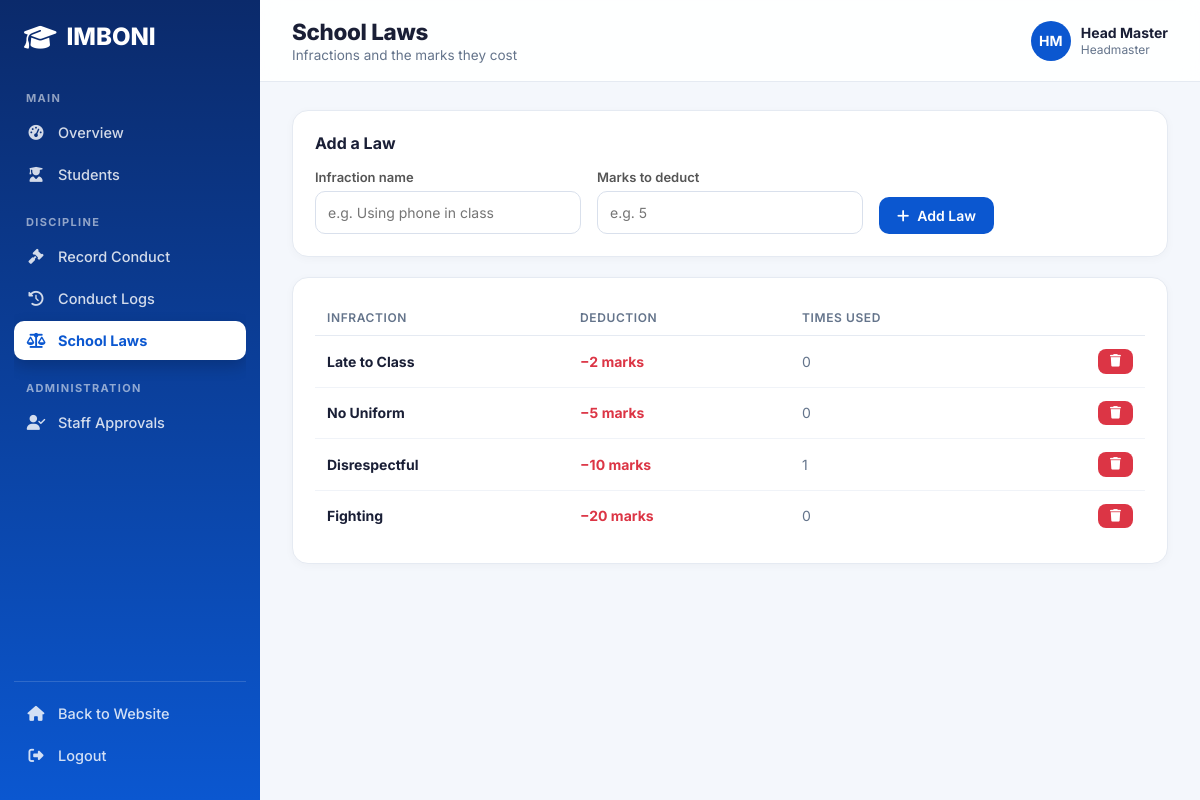
The app's page /laws.php (signed in) with its own data.
### tables this page shows
CREATE TABLE `laws` (
  `id` int(11) NOT NULL,
  `name` varchar(150) NOT NULL,
  `reduction_marks` int(11) NOT NULL,
  `created_at` timestamp NOT NULL DEFAULT current_timestamp()
);

### laws.php (the view, shortened to what this page needs)
<?php
require_once __DIR__ . '/partials/header.php';
$laws = $conn->query(
    "SELECT l.id, l.name, l.reduction_marks, COUNT(cl.id) AS used
     FROM laws l LEFT JOIN conduct_logs cl ON cl.law_id = l.id
     GROUP BY l.id, l.name, l.reduction_marks
     ORDER BY l.reduction_marks ASC, l.name ASC"
);
?>
<?php if ($isHead): ?>
<section class="card" style="margin-bottom:20px">
    <div class="card-head"><h2>Add a Law</h2></div>
    <form id="law-form" class="form-grid">
        <div class="form-group"><label>Infraction name</label><input type="text" name="name" required placeholder="e.g. Using phone in class"></div>
        <div class="form-group"><label>Marks to deduct</label><input type="number" name="marks" required min="1" placeholder="e.g. 5"></div>
        <div class="form-group"><button type="submit" class="btn"><i class="fa-solid fa-plus"></i> Add Law</button></div>
    </form>
</section>
<?php endif; ?>
<section class="card">
    <div class="table-wrap">
        <table>
            <thead><tr><th>Infraction</th><th>Deduction</th><th>Times used</th><?php if ($isHead): ?><th></th><?php endif; ?></tr></thead>
            <tbody>
            <?php if ($laws && $laws->num_rows): while ($l = $laws->fetch_assoc()): ?>
                <tr>
                    <td><strong><?= htmlspecialchars($l['name']) ?></strong></td>
                    <td class="neg">−<?= (int)$l['reduction_marks'] ?> marks</td>
                    <td class="muted"><?= (int)$l['used'] ?></td>
                    <?php if ($isHead): ?>
                        <td style="text-align:right"><button class="btn sm danger" onclick='deleteLaw(<?= (int)$l['id'] ?>, <?= json_encode($l['name'], JSON_HEX_APOS | JSON_HEX_QUOT) ?>, <?= (int)$l['used'] ?>)'><i class="fa-solid fa-trash"></i></button></td>
                    <?php endif; ?>
                </tr>
            <?php endwhile; else: ?>
                <tr><td colspan="4" class="empty">No laws defined yet.</td></tr>
            <?php endif; ?>
            </tbody>
        </table>
    </div>
</section>
<?php require __DIR__ . '/partials/footer.php'; ?>

### assets/dashboard.css (style rules this page uses)
:root { --primary-blue: #0b57d0; --blue-600: #1a73e8; --dark-blue: #1a1f36; --text-gray: #555; --muted: #64748b; --line: #e5eaf2; --bg: #f4f7fc; --white: #fff; --green: #10b981; --amber: #f59e0b; --red: #dc3545; --sidebar-w: 260px; --font-main: 'Inter', sans-serif; }
* { margin: 0; padding: 0; box-sizing: border-box; }
body.app { font-family: var(--font-main); background: var(--bg); color: var(--dark-blue); min-height: 100vh; }
.card { background: #fff; border: 1px solid var(--line); border-radius: 16px; padding: 22px; box-shadow: 0 2px 10px rgba(16,24,40,.03); }
.card-head { display: flex; align-items: center; justify-content: space-between; gap: 10px; margin-bottom: 16px; flex-wrap: wrap; }
.card-head h2 { font-size: 1rem; font-weight: 700; }
.btn { display: inline-flex; align-items: center; gap: 8px; padding: 10px 18px; border-radius: 10px; border: none; background: var(--primary-blue); color: #fff; font-weight: 600; font-size: 14px; cursor: pointer; font-family: inherit; transition: transform .15s, background .2s; }
.btn.danger { background: var(--red); }
.btn.sm { padding: 6px 12px; font-size: 12.5px; border-radius: 8px; }
.table-wrap { overflow-x: auto; }
table { width: 100%; border-collapse: collapse; }
th { text-align: left; font-size: 12px; text-transform: uppercase; letter-spacing: .05em; color: var(--muted); font-weight: 600; padding: 10px 12px; border-bottom: 1px solid var(--line); white-space: nowrap; }
td { padding: 13px 12px; border-bottom: 1px solid #f0f3f8; font-size: 14px; vertical-align: middle; }
tr:last-child td { border-bottom: none; }
.muted { color: var(--muted); }
.neg { color: var(--red); font-weight: 700; }
.form-grid { display: grid; grid-template-columns: repeat(auto-fit, minmax(220px, 1fr)); gap: 16px; align-items: end; }
.form-group { margin-bottom: 0; }
.form-group label { display: block; margin-bottom: 6px; color: var(--text-gray); font-weight: 600; font-size: 13px; }
.form-group input, .form-group select { width: 100%; padding: 12px; border: 1px solid #d9e0ec; border-radius: 10px; font-family: inherit; font-size: 14px; outline: none; background: #fff; transition: border .2s, box-shadow .2s; }

### records on screen
laws: name "Late to Class", reduction_marks "2", used "0"
laws: name "No Uniform", reduction_marks "5", used "0"
laws: name "Disrespectful", reduction_marks "10", used "1"
laws: name "Fighting", reduction_marks "20", used "0"

### other values on screen
$item['section'] "MAIN"
$label "Overview"
$label "Students"
$item['section'] "DISCIPLINE"
$label "Record Conduct"
$label "Conduct Logs"
$label "School Laws"
$item['section'] "ADMINISTRATION"
$label "Staff Approvals"
$pageTitle "School Laws"
$pageSubtitle "Infractions and the marks they cost"
initials($userName) "HM"
$userName "Head Master"
$roleLabel "Headmaster"
